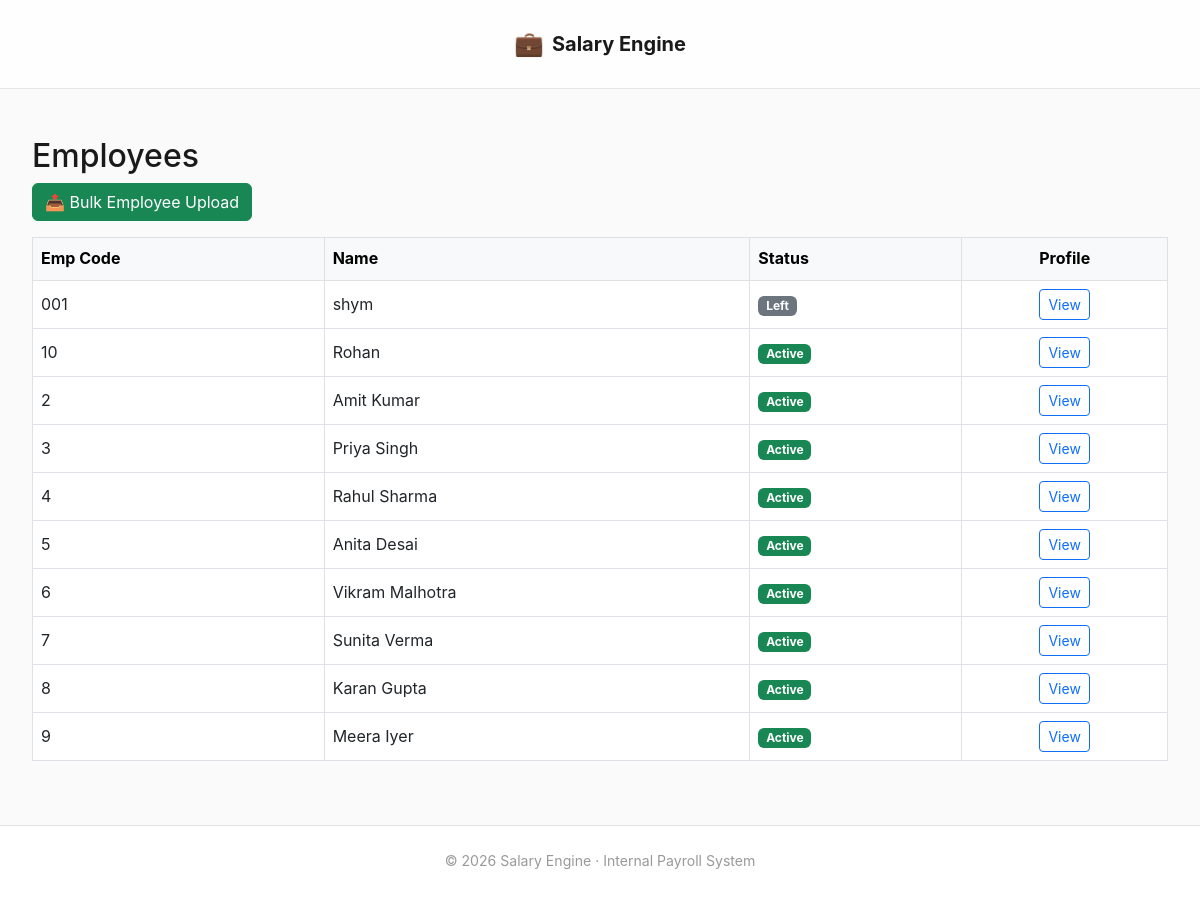
The app's page /employees/, older data.
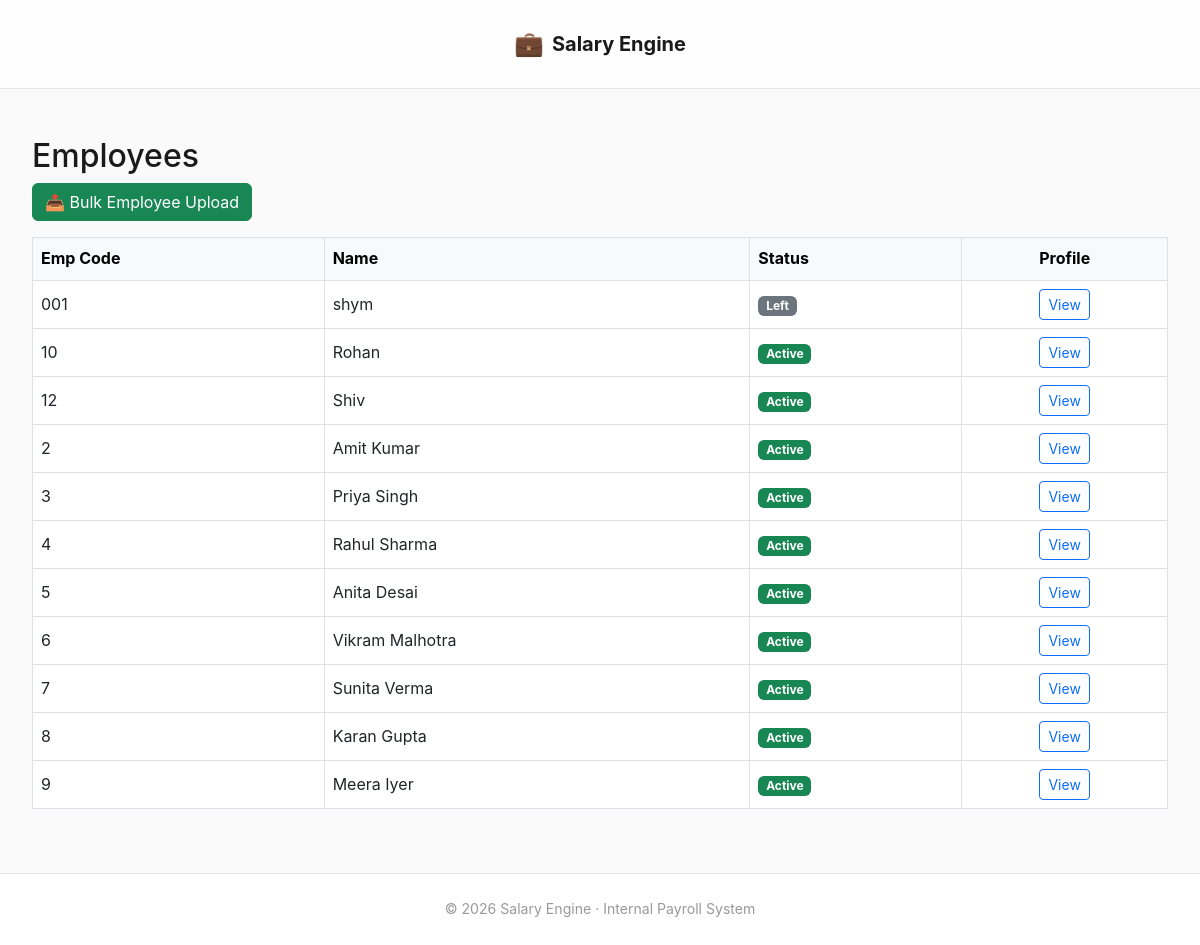
The same page, newer data.
### employees/models.py (models this page shows, shortened)
class Employee(models.Model):
    company = models.ForeignKey(
        Company,
        on_delete=models.PROTECT,
        related_name="employees"
    )
    emp_code = models.CharField(max_length=50)
    name = models.CharField(max_length=200)
    father_name = models.CharField(max_length=200, blank=True)
    uan_number = models.CharField(max_length=20, unique=True, null=True, blank=True)
    esic_number = models.CharField(max_length=20, unique=True, null=True, blank=True)
    document_number = models.CharField(max_length=50, unique=True, null=True, blank=True)
    default_salary = models.DecimalField(max_digits=10, decimal_places=2, null=True, blank=True)
    joining_date = models.DateField()
    exit_date = models.DateField(null=True, blank=True)
    created_at = models.DateTimeField(auto_now_add=True)
    approved_by = models.ForeignKey(User, null=True, blank=True, on_delete=models.SET_NULL,
                                    related_name="approved_employees")
    class Meta:
        unique_together = ("company", "emp_code")
        ordering = ["emp_code"]

### employees/views.py (the view)
# urls.py: path("", employee_list, name="employee_list"),
def employee_list(request):
    employees = Employee.objects.order_by("emp_code")
    return render(
        request,
        "employees/employee_list.html",
        {"employees": employees}
    )

### dashboard/context_processors.py (called while the page is built, shortened)
def approval_badges(request):
    if not request.user.is_authenticated or not request.user.is_staff:
        return {}

### templates/employees/employee_list.html (shortened to what this page needs)
{% extends "base.html" %}
{% block content %}
<h2>Employees</h2>
<div class="mb-3 d-flex gap-2">
    {% if not request.user.is_staff %}
        <a class="btn btn-success"
           href="{% url 'employees:upload_employee_drafts' %}">
            📤 Bulk Employee Upload
        </a>
    {% endif %}
</div>
<div class="table-responsive">
<table class="table table-bordered table-hover align-middle">
    <thead class="table-light">
        <tr>
            <th>Emp Code</th>
            <th>Name</th>
            <th>Status</th>
            <th class="text-center">Profile</th>
        </tr>
    </thead>
    <tbody>
        {% for e in employees %}
        <tr>
            <td>{{ e.emp_code }}</td>
            <td>{{ e.name }}</td>
            <td>
                {% if e.exit_date %}
                    <span class="badge bg-secondary">Left</span>
                {% else %}
                    <span class="badge bg-success">Active</span>
                {% endif %}
            </td>
            <td class="text-center">
                <a href="{% url 'employees:employee_profile' e.id %}"
                   class="btn btn-sm btn-outline-primary">
                    View
                </a>
            </td>
        </tr>
        {% empty %}
        <tr>
            <td colspan="4" class="text-center text-muted">
                No employees found
            </td>
        </tr>
        {% endfor %}
    </tbody>
</table>
</div>
{% endblock %}

Row changes from the older to the newer data that the page shows:
added Employee: emp_code "12", name "Shiv", shows "Active"
